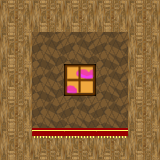

Rendered tile map (Tiled .tmx) drawn with the repository's tilesets; below, a short description and the full map source, tile grids included:
An orthogonal 5x5 tile map with 32x32 px tiles, 2 tile layers (Tile Layer 1, Tile Layer 2).

<map version="1.0" orientation="orthogonal" width="5" height="5" tilewidth="32" tileheight="32">
 <tileset firstgid="1" name="TheReallyLargeLibrary" tilewidth="32" tileheight="32">
  <image source="../images/TheReallyLargeLibrary.png" width="580" height="740" />
 </tileset>
 <layer name="Tile Layer 1" width="5" height="5">
  <data>
   <tile gid="19" />
   <tile gid="19" />
   <tile gid="19" />
   <tile gid="19" />
   <tile gid="19" />
   <tile gid="19" />
   <tile gid="19" />
   <tile gid="19" />
   <tile gid="19" />
   <tile gid="19" />
   <tile gid="19" />
   <tile gid="19" />
   <tile gid="74" />
   <tile gid="19" />
   <tile gid="19" />
   <tile gid="19" />
   <tile gid="19" />
   <tile gid="19" />
   <tile gid="19" />
   <tile gid="19" />
   <tile gid="19" />
   <tile gid="19" />
   <tile gid="19" />
   <tile gid="19" />
   <tile gid="19" />
  </data>
 </layer>
 <layer name="Tile Layer 2" width="5" height="5">
  <data>
   <tile gid="40" />
   <tile gid="40" />
   <tile gid="40" />
   <tile gid="40" />
   <tile gid="40" />
   <tile gid="40" />
   <tile gid="0" />
   <tile gid="0" />
   <tile gid="0" />
   <tile gid="40" />
   <tile gid="40" />
   <tile gid="0" />
   <tile gid="0" />
   <tile gid="0" />
   <tile gid="40" />
   <tile gid="40" />
   <tile gid="0" />
   <tile gid="0" />
   <tile gid="0" />
   <tile gid="40" />
   <tile gid="40" />
   <tile gid="20" />
   <tile gid="20" />
   <tile gid="20" />
   <tile gid="40" />
  </data>
 </layer>
</map>
